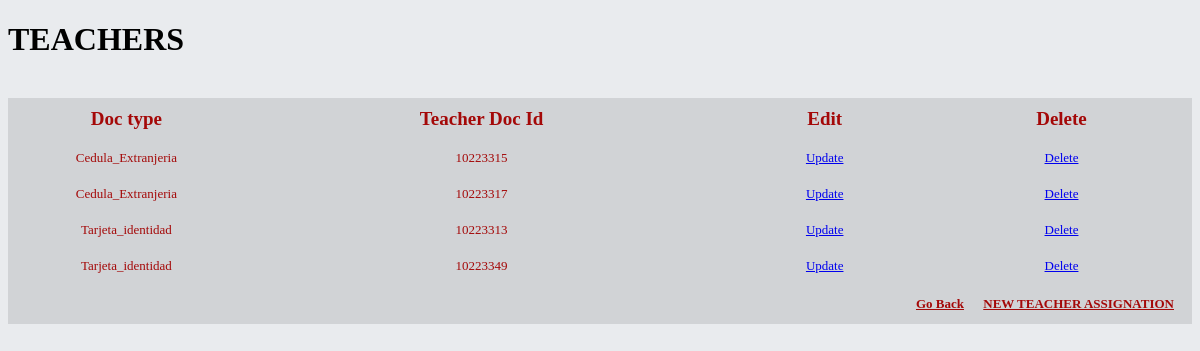
Screenshot of /admin/crud_teacher/view_tea.php with the database file from the repository.
### tables this page shows
CREATE TABLE `document_type` (
  `cod_document` varchar(3) NOT NULL,
  `desc_document` varchar(45) NOT NULL
);

CREATE TABLE `user` (
  `id_user` varchar(15) NOT NULL,
  `first_name` varchar(20) NOT NULL,
  `second_name` varchar(20) DEFAULT NULL,
  `first_last_name` varchar(20) NOT NULL,
  `second_last_name` varchar(20) DEFAULT NULL,
  `address` varchar(45) NOT NULL,
  `phone` int(15) NOT NULL,
  `e_mail` varchar(45) NOT NULL,
  `document_type_cod_document_user` varchar(3) NOT NULL,
  `security_question_num_question` int(11) NOT NULL,
  `answer` varchar(50) NOT NULL,
  `password` varchar(50) DEFAULT NULL
);

### admin/crud_teacher/view_tea.php (the view, shortened to what this page needs)
<?php
$db=database::conectar();
?>
<!DOCTYPE html>
<html lang=eng>
<head>
	<link rel="stylesheet" type="text/css" href="../main.css">
</head>
<body>
 <?php
$sql1="SELECT desc_document,user_document_type_cod_document_teacher,id_user,user_id_user_teacher FROM document_type INNER JOIN user ON cod_document=document_type_cod_document_user INNER JOIN teacher ON document_type_cod_document_user=user_document_type_cod_document_teacher
					";
$query = $db->query($sql1);
if($query->rowCount()>0):?>
<h1>TEACHERS</h1><br>
<table class="redTable">
	<thead><tr>
		<th>Doc type</th>
		<th>Teacher Doc Id</th>
		<th>Edit</th>
		<th>Delete</th>
	</tr></thead>
	<?php while ($row=$query->fetch(PDO::FETCH_ASSOC)):?>
	<div class="ex2">
	<tr>
	<td style="width: 20%"><?php echo $row['desc_document']."<br>"; ?></td>
	<td style="width: 40%"><?php echo $row['id_user'] ."<br>";?></td>
	 <td><a id="buton2d" href="?action=editar&id=<?php echo $row["user_document_type_cod_document_teacher"];?>">Update</a></td>
	 <td ><a id="buton2d" href="?action=eliminar&id3=<?php echo $row["user_id_user_teacher"];?>&id4=<?php echo $row["user_document_type_cod_document_teacher"];?>" onclick="return confirm('¿Esta seguro de eliminar este Usuario?')">Delete</a></td>
	</tr>
	</div>
	<?php endwhile;?>
	<tfoot>
			<tr>
				<td colspan="4">
					<div class="links">
						<a href="../index_admin.php" id="buton1b">Go Back</a>
						<a href="?action=ver&m=1" id="buton1b">NEW TEACHER ASSIGNATION</a><br>
					</div>
				</td>
			</tr>
		</tfoot>
</table>
<?php else: ?>
	<h4>Mr. User DO NOT find registration</h4>
	<br><a href="../index_admin.php" id="buton1b">Go Back</a>
	<a href="?action=ver&m=1" id="buton1b">NEW TEACHER ASSIGNATION</a><br>
<?php endif; ?>
</body>
</html>

### admin/main.css (style rules this page uses)
body { background-color: #e9ebee; }
table.redTable { border: none; background-color: rgba(0,0,0,.1); width: 100%; text-align: center; border-collapse: collapse; }
table.redTable td, table.redTable th { border: none; padding: 10px; color: #A40808; }
table.redTable tbody td { font-size: 13px; }
table.redTable thead { color: #A40808; }
table.redTable thead th { font-size: 19px; font-weight: bold; color: #A40808; text-align: center; border-left: none; }
table.redTable thead th:first-child { border-left: none; }
table.redTable tfoot { font-size: 13px; font-weight: bold; color: #e9ebee; width: 100%; }
table.redTable tfoot td { font-size: 13px; }
table.redTable tfoot .links { text-align: right; }
table.redTable tfoot .links a { display: inline-block; color: #A40808; padding: 2px 8px; border-radius: 0; }

### rows the page displays
document_type: desc_document "Cedula_Extranjeria", user.id_user "10223315", user.id_user "10223317"
document_type: desc_document "Tarjeta_identidad", user.id_user "10223313", user.id_user "10223349"
